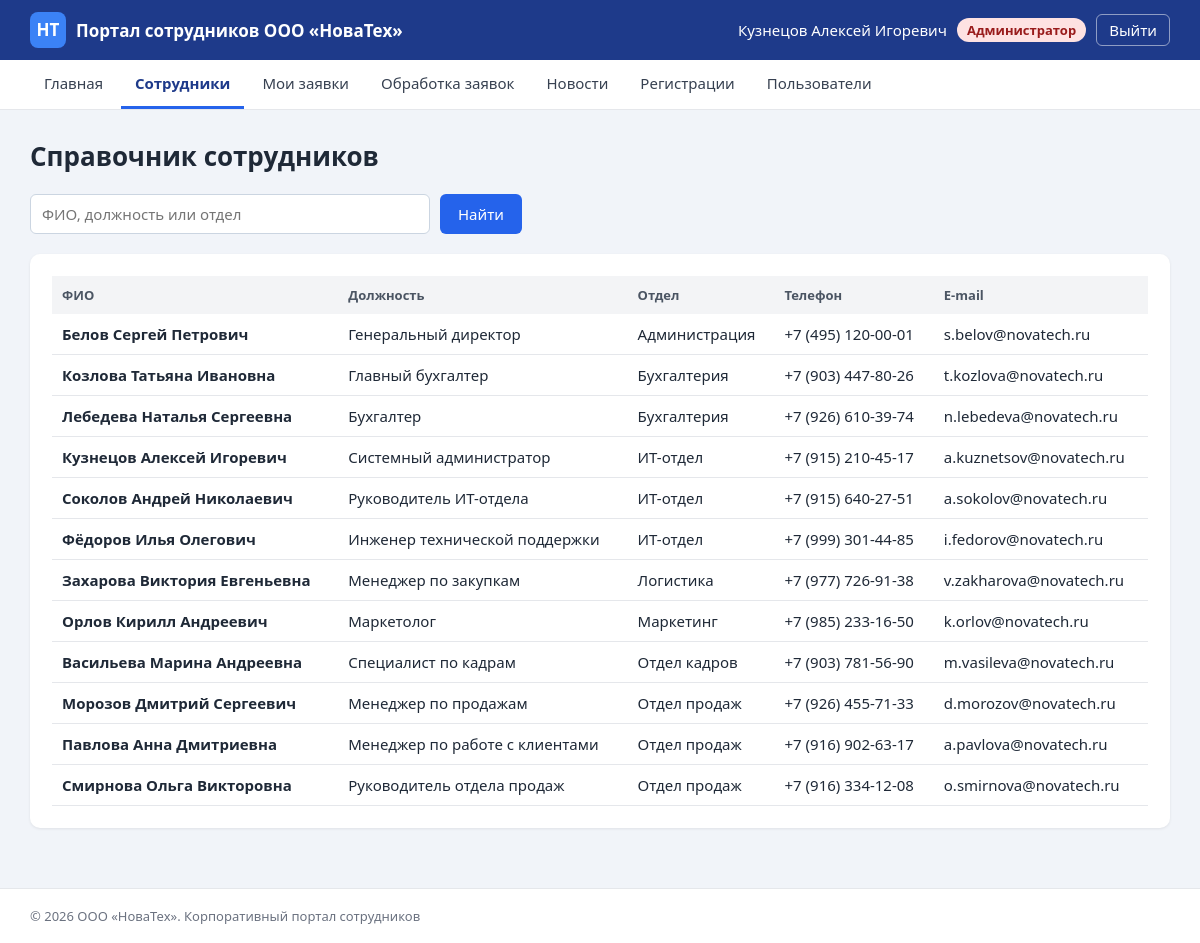
The page /employees.php (signed in) on the database its author committed.
### tables this page shows
CREATE TABLE users (
    id INT AUTO_INCREMENT PRIMARY KEY,
    login VARCHAR(50) NOT NULL UNIQUE,
    password VARCHAR(255) NOT NULL,
    full_name VARCHAR(150) NOT NULL,
    position VARCHAR(100),
    department VARCHAR(100),
    email VARCHAR(100),
    phone VARCHAR(30),
    role ENUM('admin', 'manager', 'employee') NOT NULL DEFAULT 'employee',
    is_approved TINYINT(1) NOT NULL DEFAULT 0,
    created_at TIMESTAMP DEFAULT CURRENT_TIMESTAMP
);

### includes/functions.php (called while the page is built, shortened)
<?php
function e($text)
{
    return htmlspecialchars($text ?? '', ENT_QUOTES, 'UTF-8');
}

### employees.php (the view, shortened to what this page needs)
<?php
require 'includes/config.php';
require 'includes/functions.php';
$search = trim($_GET['search'] ?? '');
if ($search != '') {
    $stmt = $pdo->prepare('SELECT * FROM users
                           WHERE is_approved = 1 AND (full_name LIKE ? OR position LIKE ? OR department LIKE ?)
                           ORDER BY department, full_name');
    $stmt->execute(["%$search%", "%$search%", "%$search%"]);
} else {
    $stmt = $pdo->query('SELECT * FROM users WHERE is_approved = 1 ORDER BY department, full_name');
}
$employees = $stmt->fetchAll();
include 'includes/header.php';
?>
<h1>Справочник сотрудников</h1>
<form method="get" class="search">
    <input type="text" name="search" placeholder="ФИО, должность или отдел" value="<?= e($search) ?>">
    <button type="submit" class="btn">Найти</button>
</form>
<div class="card">
    <table>
        <tr>
            <th>ФИО</th>
            <th>Должность</th>
            <th>Отдел</th>
            <th>Телефон</th>
            <th>E-mail</th>
        </tr>
        <?php foreach ($employees as $emp): ?>
            <tr>
                <td><b><?= e($emp['full_name']) ?></b></td>
                <td><?= e($emp['position']) ?></td>
                <td><?= e($emp['department']) ?></td>
                <td><?= e($emp['phone']) ?></td>
                <td><?= e($emp['email']) ?></td>
            </tr>
        <?php endforeach; ?>
    </table>
</div>
<?php include 'includes/footer.php'; ?>

### style/style.css (style rules this page uses)
* { box-sizing: border-box; }
html { height: 100%; }
body { min-height: 100vh; display: flex; flex-direction: column; margin: 0; font-family: "Segoe UI", Arial, sans-serif; font-size: 15px; color: #1f2937; background: #f1f4f9; }
h1 { font-size: 26px; margin: 0 0 20px; }
.card { background: #fff; border-radius: 10px; padding: 22px; margin-bottom: 20px; box-shadow: 0 1px 3px rgba(0, 0, 0, 0.08); }
table { width: 100%; border-collapse: collapse; }
th { text-align: left; background: #f3f4f6; color: #4b5563; font-size: 13px; padding: 10px; }
td { padding: 10px; border-bottom: 1px solid #e5e7eb; vertical-align: top; }
input[type=text], input[type=password], input[type=email], input[type=date], select, textarea { width: 100%; padding: 9px 11px; border: 1px solid #cbd5e1; border-radius: 6px; font-family: inherit; font-size: 15px; }
form .btn { margin-top: 18px; }
.search { display: flex; gap: 10px; margin-bottom: 20px; }
.search input { max-width: 400px; }
.search .btn { margin-top: 0; }
.btn { display: inline-block; padding: 9px 18px; border: none; border-radius: 6px; background: #2563eb; color: #fff; font-size: 15px; font-family: inherit; cursor: pointer; }

### rows shown on the page
users: full_name "Белов Сергей Петрович", position "Генеральный директор", department "Администрация", phone "+7 (495) 120-00-01", email "s.belov@novatech.ru"
users: full_name "Козлова Татьяна Ивановна", position "Главный бухгалтер", department "Бухгалтерия", phone "+7 (903) 447-80-26", email "t.kozlova@novatech.ru"
users: full_name "Лебедева Наталья Сергеевна", position "Бухгалтер", department "Бухгалтерия", phone "+7 (926) 610-39-74", email "n.lebedeva@novatech.ru"
users: full_name "Кузнецов Алексей Игоревич", position "Системный администратор", department "ИТ-отдел", phone "+7 (915) 210-45-17", email "a.kuznetsov@novatech.ru"
users: full_name "Соколов Андрей Николаевич", position "Руководитель ИТ-отдела", department "ИТ-отдел", phone "+7 (915) 640-27-51", email "a.sokolov@novatech.ru"
users: full_name "Фёдоров Илья Олегович", position "Инженер технической поддержки", department "ИТ-отдел", phone "+7 (999) 301-44-85", email "i.fedorov@novatech.ru"
users: full_name "Захарова Виктория Евгеньевна", position "Менеджер по закупкам", department "Логистика", phone "+7 (977) 726-91-38", email "v.zakharova@novatech.ru"
users: full_name "Орлов Кирилл Андреевич", position "Маркетолог", department "Маркетинг", phone "+7 (985) 233-16-50", email "k.orlov@novatech.ru"
users: full_name "Васильева Марина Андреевна", position "Специалист по кадрам", department "Отдел кадров", phone "+7 (903) 781-56-90", email "m.vasileva@novatech.ru"
users: full_name "Морозов Дмитрий Сергеевич", position "Менеджер по продажам", department "Отдел продаж", phone "+7 (926) 455-71-33", email "d.morozov@novatech.ru"
users: full_name "Павлова Анна Дмитриевна", position "Менеджер по работе с клиентами", department "Отдел продаж", phone "+7 (916) 902-63-17", email "a.pavlova@novatech.ru"
users: full_name "Смирнова Ольга Викторовна", position "Руководитель отдела продаж", department "Отдел продаж", phone "+7 (916) 334-12-08", email "o.smirnova@novatech.ru"

### other values the page prints
$_SESSION['full_name'] "Кузнецов Алексей Игоревич"
$role_names[$_SESSION['role']] "Администратор"
$title "Главная Сотрудники Мои заявки Обработка заявок Новости Регистрации Пользователи"
